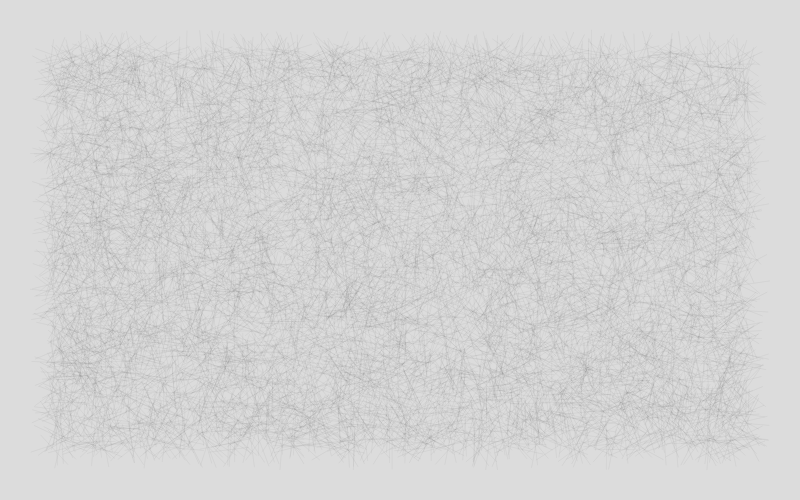
Frame 1 (no input)
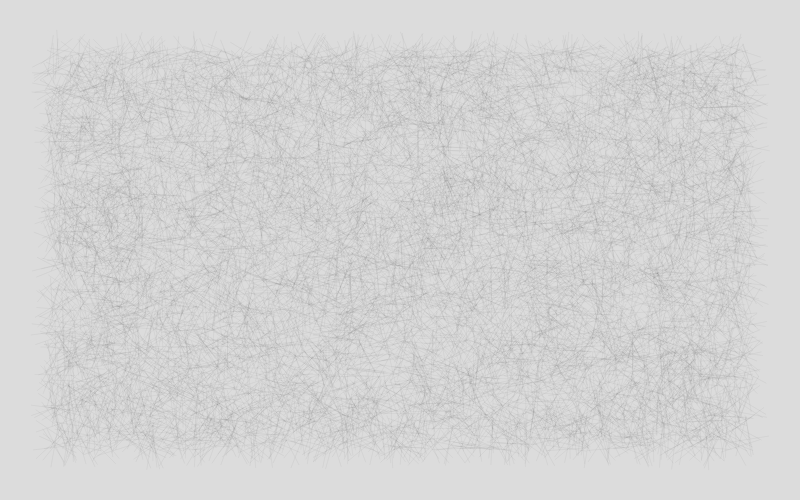
Frame 2 (the mouse pressed at the canvas centre, redrawn once)

The p5.js sketch that drew these frames (run headless with seeded random() and noise() and a simulated clock; the mouse was pressed at the canvas centre and the sketch redrawn once):

// p5.js sketch
// ── sketch.js

let n = 1;
let i = 0;
let edge = 400;

let m=50;

function setup() {
  createCanvas(800, 500);
  strokeWeight(.2);
  stroke(0,50);
  noLoop();
}

function draw() {
  background(220);
  
  for(let i = 0; i < 10000; i++){
 
    push();
    let posX = random(m, width - m);
    let posY = random(m, height - m);
    
    
  
  
  translate(posX, posY);
    
  rotate(random(TWO_PI));
    line(-20,0,20,0);
    
    pop();
  
  
  }
}
